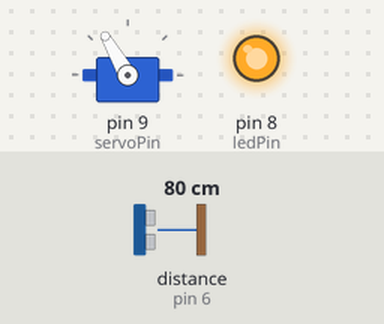
Bench run of a sketch on a simulated Arduino Uno, built with avr-gcc and run on an emulated ATmega328P. Parts: servo, output pins drawn as LEDs (lit = HIGH). Wiring (inferred from the names in the program): ultrasonic range finder: trigger pin 5; echo pin 6. The inputs (shaded band) are chosen by the test bench; at power-on: distance to the obstacle (sensor on pin 6) 80 cm. The echo pulse lasts 58.3 µs per cm; pins used as bus, display or sensor lines are not drawn.

Above: at 1.8 s.
1.9 s: distance to the obstacle (sensor on pin 6) set to 120 cm
At 3.2 s:
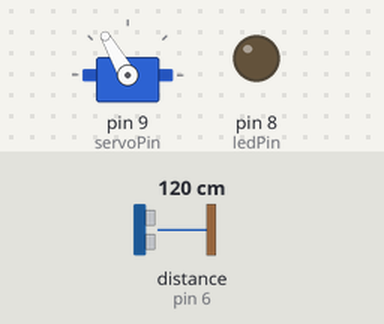
3.5 s: distance to the obstacle (sensor on pin 6) set to 2 cm
At 3.9 s:
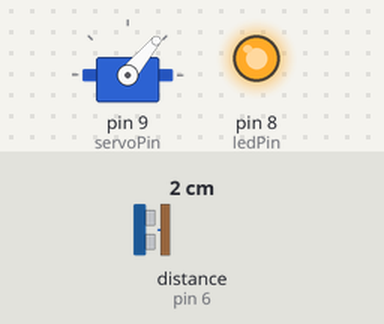
7.5 s: distance to the obstacle (sensor on pin 6) set to 250 cm
At 8.7 s:
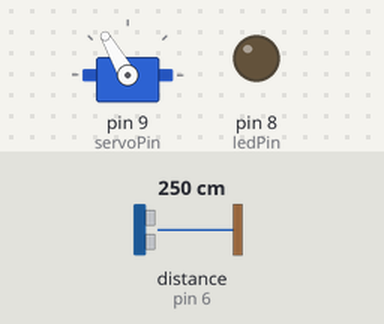
9.0 s: distance to the obstacle (sensor on pin 6) set to 4 cm
At 9.4 s:
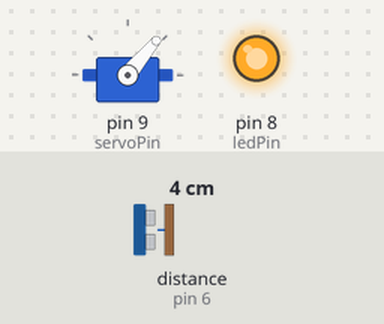
Timing chart, 0 to 14.0 s (numbered marks = the images above; inputs shaded):
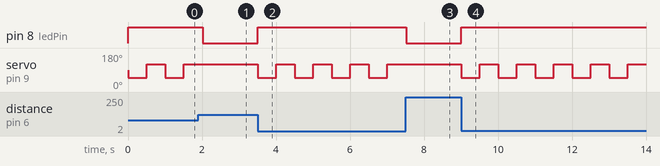

Measured:
- after the input at 1.9 s, pin 8 (ledPin): HIGH → LOW after 0.12 s; servo on pin 9 (servoPin): stays 120° (without the input it goes to 50° after 0.12 s)
- after the input at 3.5 s, pin 8 (ledPin): LOW → HIGH at once; servo on pin 9 (servoPin): alternates 120° for 0.50 s and 50° for 0.50 s, starting at once
- after the input at 7.5 s, pin 8 (ledPin): HIGH → LOW at once; servo on pin 9 (servoPin): stays 120° (without the input it goes to 50° after 0.01 s)
- after the input at 9.0 s, pin 8 (ledPin): LOW → HIGH at once; servo on pin 9 (servoPin): alternates 120° for 0.50 s and 50° for 0.50 s, starting at once
- by itself, servo on pin 9 (servoPin): alternates 120° for 0.51 s and 50° for 0.50 s

The sketch:

waving-robot-code.ino
```cpp
// Warning: you must install the Servo library before flashing the firmware
#include <Servo.h>
// Establish the pins for the servo, ultrasonic sensor and LED
const int trigPin = 5;
const int echoPin = 6;
const int servoPin = 9;
const int ledPin = 8;
// Define the variable that will be used to calculate the distance
int duration;
int distance;
// Define a servo with the Servo library
Servo myServo;

void setup() {
  pinMode(trigPin, OUTPUT);
  pinMode(echoPin, INPUT);
  pinMode(ledPin, OUTPUT);
  myServo.attach(servoPin);
  myServo.write(90);

}

void loop() {
    // This code uses the ultrasonic sensor to check if there is anything within 100cm of the robot
    digitalWrite(trigPin, LOW);
    delayMicroseconds(2);
    digitalWrite(trigPin, HIGH);
    delayMicroseconds(10);
    digitalWrite(trigPin, LOW);
    duration = pulseIn(echoPin, HIGH);
    distance = duration * 0.034 / 2;
    if (distance <= 100) {
        // If there is anything in the ultrasonic sensor's path, turn on the LED light and sweep the servo back and forth to make the waving motion
      digitalWrite(ledPin, HIGH);
      myServo.write(50);
      delay(500);
      myServo.write(120);
      delay(500);
    }
    else {
      // If there isn't anything in the sensor's path, turn of the LED
      digitalWrite(ledPin, LOW);
    }

}
```
